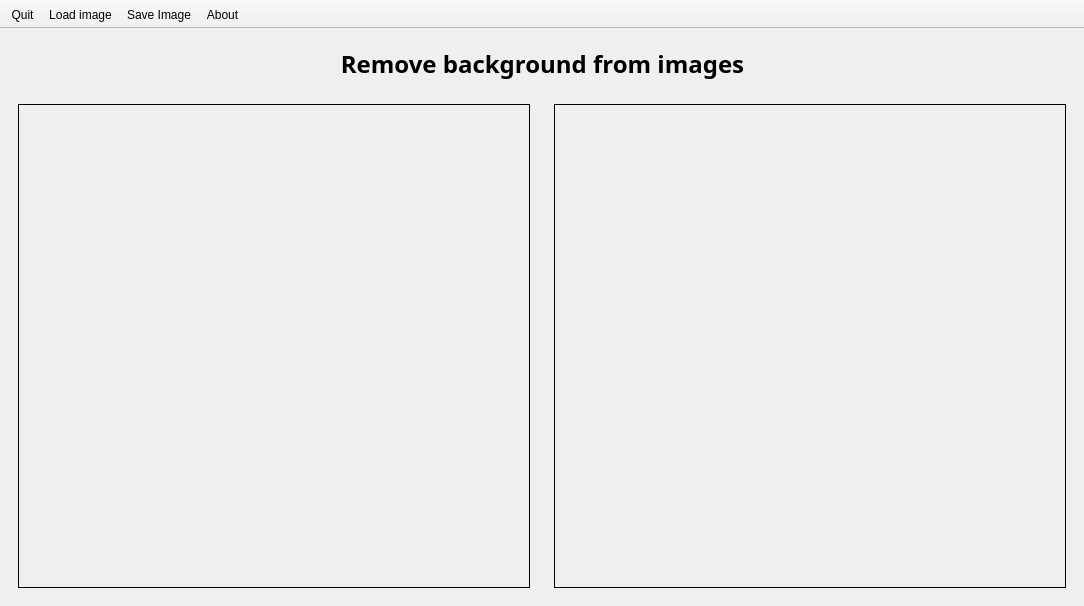
<?xml version="1.0" encoding="UTF-8"?>
<ui version="4.0">
 <class>MainWindow</class>
 <widget class="QMainWindow" name="MainWindow">
  <property name="geometry">
   <rect>
    <x>0</x>
    <y>0</y>
    <width>1084</width>
    <height>606</height>
   </rect>
  </property>
  <property name="minimumSize">
   <size>
    <width>1084</width>
    <height>606</height>
   </size>
  </property>
  <property name="windowTitle">
   <string>Background Remover</string>
  </property>
  <property name="windowIcon">
   <iconset resource="resources.grc">
    <normaloff>:/images/logo6.ico</normaloff>:/images/logo6.ico</iconset>
  </property>
  <widget class="QWidget" name="centralwidget">
   <layout class="QVBoxLayout" name="verticalLayout_3">
    <item>
     <layout class="QHBoxLayout" name="horizontalLayout">
      <item>
       <spacer name="horizontalSpacer">
        <property name="orientation">
         <enum>Qt::Horizontal</enum>
        </property>
        <property name="sizeHint" stdset="0">
         <size>
          <width>40</width>
          <height>20</height>
         </size>
        </property>
       </spacer>
      </item>
      <item>
       <widget class="QLabel" name="label">
        <property name="minimumSize">
         <size>
          <width>441</width>
          <height>51</height>
         </size>
        </property>
        <property name="maximumSize">
         <size>
          <width>440</width>
          <height>51</height>
         </size>
        </property>
        <property name="font">
         <font>
          <family>Cantarell Extra Bold</family>
          <pointsize>18</pointsize>
          <bold>true</bold>
         </font>
        </property>
        <property name="text">
         <string>Remove background from images</string>
        </property>
        <property name="alignment">
         <set>Qt::AlignCenter</set>
        </property>
       </widget>
      </item>
      <item>
       <spacer name="horizontalSpacer_2">
        <property name="orientation">
         <enum>Qt::Horizontal</enum>
        </property>
        <property name="sizeHint" stdset="0">
         <size>
          <width>40</width>
          <height>20</height>
         </size>
        </property>
       </spacer>
      </item>
     </layout>
    </item>
    <item>
     <layout class="QHBoxLayout" name="horizontalLayout_2">
      <item>
       <widget class="QWidget" name="widgetLeft" native="true">
        <property name="minimumSize">
         <size>
          <width>400</width>
          <height>400</height>
         </size>
        </property>
        <property name="acceptDrops">
         <bool>true</bool>
        </property>
        <property name="layoutDirection">
         <enum>Qt::LeftToRight</enum>
        </property>
        <property name="autoFillBackground">
         <bool>true</bool>
        </property>
        <property name="styleSheet">
         <string notr="true">QWidget.widgetLeft { border: 1px solid black;}</string>
        </property>
        <layout class="QVBoxLayout" name="verticalLayout">
         <item>
          <widget class="QLabel" name="lblInputPicture">
           <property name="minimumSize">
            <size>
             <width>382</width>
             <height>382</height>
            </size>
           </property>
           <property name="maximumSize">
            <size>
             <width>16777215</width>
             <height>16777215</height>
            </size>
           </property>
           <property name="autoFillBackground">
            <bool>true</bool>
           </property>
           <property name="styleSheet">
            <string notr="true"/>
           </property>
           <property name="frameShape">
            <enum>QFrame::Box</enum>
           </property>
           <property name="text">
            <string/>
           </property>
           <property name="scaledContents">
            <bool>true</bool>
           </property>
           <property name="alignment">
            <set>Qt::AlignJustify|Qt::AlignVCenter</set>
           </property>
           <property name="openExternalLinks">
            <bool>true</bool>
           </property>
          </widget>
         </item>
        </layout>
       </widget>
      </item>
      <item>
       <widget class="QWidget" name="widgetRight" native="true">
        <property name="minimumSize">
         <size>
          <width>400</width>
          <height>400</height>
         </size>
        </property>
        <layout class="QVBoxLayout" name="verticalLayout_2">
         <item>
          <widget class="QLabel" name="lblOutputPicture">
           <property name="minimumSize">
            <size>
             <width>382</width>
             <height>382</height>
            </size>
           </property>
           <property name="maximumSize">
            <size>
             <width>16777215</width>
             <height>16777215</height>
            </size>
           </property>
           <property name="acceptDrops">
            <bool>false</bool>
           </property>
           <property name="autoFillBackground">
            <bool>true</bool>
           </property>
           <property name="frameShape">
            <enum>QFrame::Box</enum>
           </property>
           <property name="text">
            <string/>
           </property>
           <property name="scaledContents">
            <bool>true</bool>
           </property>
           <property name="alignment">
            <set>Qt::AlignJustify|Qt::AlignVCenter</set>
           </property>
           <property name="openExternalLinks">
            <bool>true</bool>
           </property>
          </widget>
         </item>
        </layout>
       </widget>
      </item>
     </layout>
    </item>
   </layout>
  </widget>
  <widget class="QToolBar" name="toolBar">
   <property name="windowTitle">
    <string>toolBar</string>
   </property>
   <property name="autoFillBackground">
    <bool>true</bool>
   </property>
   <property name="movable">
    <bool>false</bool>
   </property>
   <property name="iconSize">
    <size>
     <width>32</width>
     <height>32</height>
    </size>
   </property>
   <property name="toolButtonStyle">
    <enum>Qt::ToolButtonTextUnderIcon</enum>
   </property>
   <attribute name="toolBarArea">
    <enum>TopToolBarArea</enum>
   </attribute>
   <attribute name="toolBarBreak">
    <bool>false</bool>
   </attribute>
   <addaction name="actionQuit"/>
   <addaction name="actionLoad_image"/>
   <addaction name="actionSave_Image"/>
   <addaction name="actionAbout"/>
  </widget>
  <action name="actionQuit">
   <property name="icon">
    <iconset resource="resources.grc">
     <normaloff>:/images/Elegantthemes-Beautiful-Flat-Power.svg</normaloff>:/images/Elegantthemes-Beautiful-Flat-Power.svg</iconset>
   </property>
   <property name="text">
    <string>Quit</string>
   </property>
   <property name="toolTip">
    <string>Quit and close application</string>
   </property>
   <property name="menuRole">
    <enum>QAction::NoRole</enum>
   </property>
  </action>
  <action name="actionLoad_image">
   <property name="icon">
    <iconset resource="resources.grc">
     <normaloff>:/images/Elegantthemes-Beautiful-Flat-Train.svg</normaloff>:/images/Elegantthemes-Beautiful-Flat-Train.svg</iconset>
   </property>
   <property name="text">
    <string>Load image</string>
   </property>
   <property name="toolTip">
    <string>Load Image</string>
   </property>
   <property name="menuRole">
    <enum>QAction::NoRole</enum>
   </property>
  </action>
  <action name="actionSave_Image">
   <property name="icon">
    <iconset resource="resources.grc">
     <normaloff>:/images/Elegantthemes-Beautiful-Flat-Memorycard.svg</normaloff>:/images/Elegantthemes-Beautiful-Flat-Memorycard.svg</iconset>
   </property>
   <property name="text">
    <string>Save Image</string>
   </property>
   <property name="toolTip">
    <string>Save Image</string>
   </property>
   <property name="menuRole">
    <enum>QAction::NoRole</enum>
   </property>
  </action>
  <action name="actionAbout">
   <property name="icon">
    <iconset resource="resources.grc">
     <normaloff>:/images/Elegantthemes-Beautiful-Flat-Profile.svg</normaloff>:/images/Elegantthemes-Beautiful-Flat-Profile.svg</iconset>
   </property>
   <property name="text">
    <string>About</string>
   </property>
   <property name="toolTip">
    <string>About</string>
   </property>
   <property name="menuRole">
    <enum>QAction::NoRole</enum>
   </property>
  </action>
 </widget>
 <resources>
  <include location="resources.grc"/>
 </resources>
 <connections/>
</ui>
